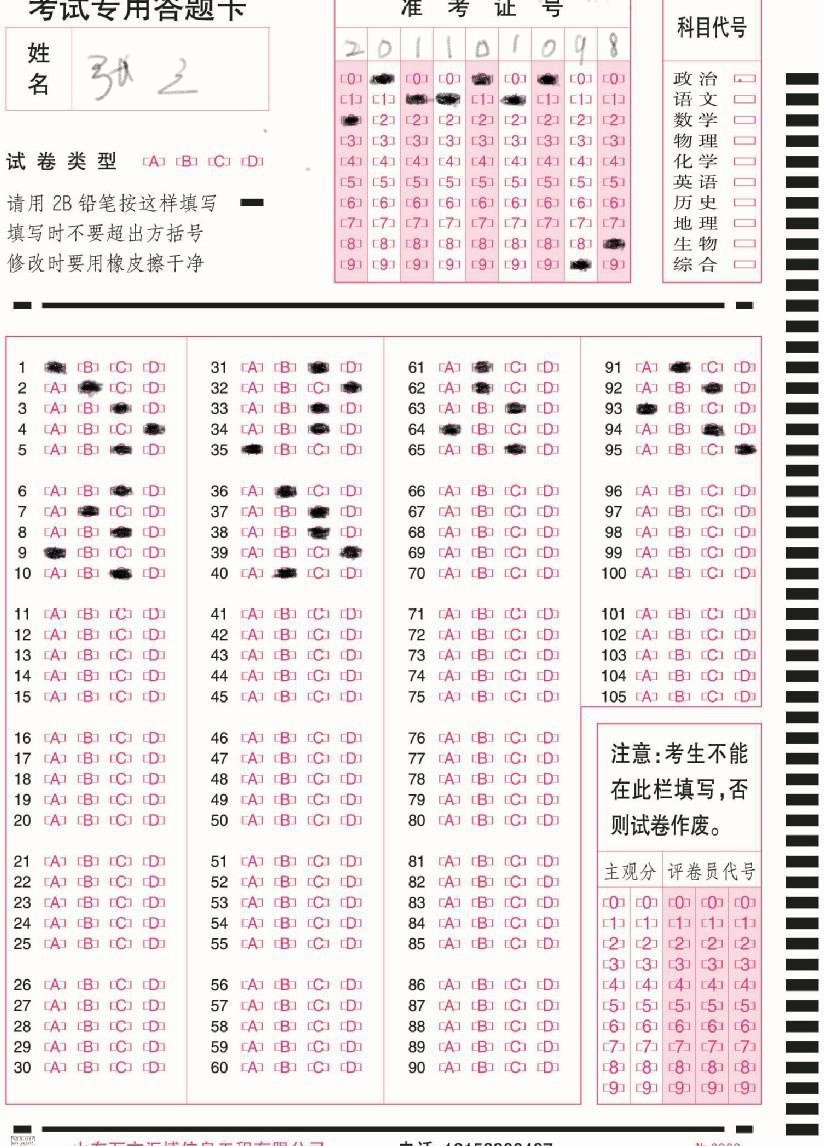
%> input picture yang.jpg, 824 x 1146 px
$ octave datika.m   (GNU Octave 9; MATLAB toolbox functions it lacks are replaced by stand-ins)
%> lines starting %> are read from the running program, lines starting %| are printed output that depends on the picture; in (x1, y1, x2, y2) boxes, pixels count from 0 and x2, y2 are one past the last pixel; in counts of white or black regions, pixels touching at a corner belong together; the program's own positions count from 1
data = imread("yang.jpg");  %答题卡
%> data is the input picture: size 1146x824x3 uint8; mean R, G, B 234.5, 227.8, 228.8
rg = imresize(data,0.5);
figure(1);
title("原图");
imshow(rg);

%
g1=rgb2gray(rg);
figure(2);
title("灰度图像");
imshow(g1);
%
g1=adapthisteq(g1);
figure(3);
title("增强对比度");
imshow(g1)
%
g1 = imadjust(g1, [0 0.6], [0 1]);   %归一化
figure(4);
title("归一化");
imshow(g1);
% %原图像灰度范围为0-255，程序将小于0的灰度值设置为0，将大于255×0.6的灰度值设置为255
%
g1 = ~im2bw(g1, graythresh(g1));     %图像二值化
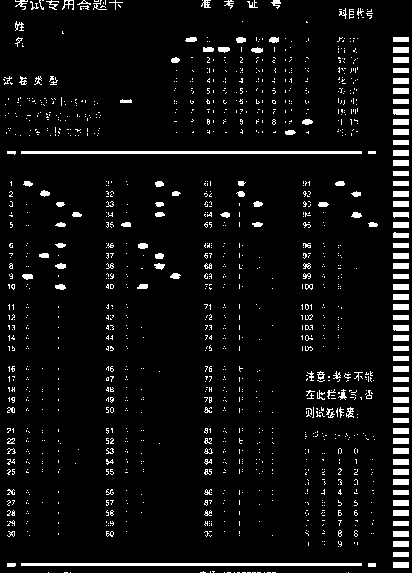
%> g1: size 573x412 logical; 6% white; 1347 white regions (1191 under 20 px), largest, box (x1, y1, x2, y2) and area: (21, 151, 362, 154) 1023, (21, 563, 362, 566) 1023, (393, 47, 409, 53) 96
figure(5);
title("反二值化图像");
imshow(g1);

% %hough变换
figure(6);
imshow(g1);
hold on;
[H, T, R] = hough(g1);  %输入二值图像 返回 H-霍夫空间，T-theta角度，R-p半径
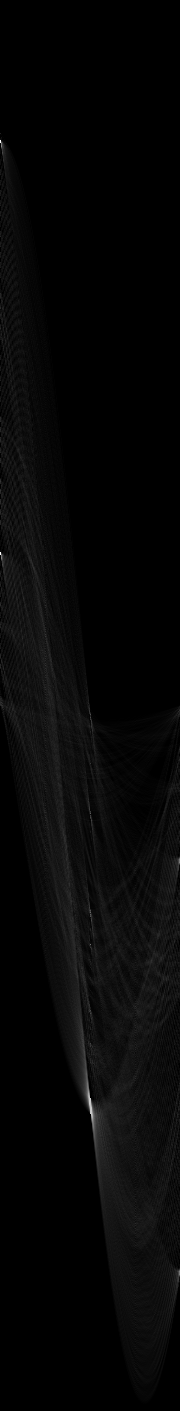
%> H: size 1411x180 double; min 0, max 374, mean 10; drawn with min black and max white
%> T = 180 values from -90 to 89; R = 1411 values from -705 to 705
P = houghpeaks(H, 4, 'threshold', ceil(0.3*max(H(:))));  %输入霍夫空间和极值数量，返回极值的坐标
%> P = [141 1; 553 1; 1100 91; 1116 92]
lines = houghlines(g1, T, R, P, 'FillGap', 50, 'MinLength', 7);
%> lines = 12 lines; longest, point1 to point2 (x, y): (395, 38) to (395, 568), (8, 566) to (409, 566), (8, 154) to (409, 154), (404, 378) to (404, 434), (402, 492) to (402, 547), (406, 264) to (406, 319)
%FillGap是一个正实数，用来表示同一图像中两条线段的距离。当两条线的距离小于这个指定值时，
%houghlines函数就会将这两条线合并成一条线
%MinLength是一个正实数，用来确定是否保存线条。如果线条的长度小于这个值，线条将会被擦除，否则就保存。
%返回lines是一个包含图像中线段（首末点、半径和角度）4个元素的结构体）
%调用格式lines.point1 lines.point2 lines.theta lines.rho
max_len = 0;
for k = 1 : length(lines)
    xy = [lines(k).point1; lines(k).point2];
    len = norm(lines(k).point1-lines(k).point2);
    Len(k) = len;
    if len > max_len
        max_len = len;
        y_long = xy;
    end
    XY{k} = xy; % 存储直线信息
end
%> this loop made 12 passes
%> (len, max_len, y_long) on passes 1, 3: (401, 401, [8 566; 409 566]), (530, 530, [395 38; 395 568])
%> (xy, len) on passes 2, 4, 5, 6, 7, 8: ([8 154; 409 154], 401), ([401 553; 401 568], 15), ([402 492; 402 547], 55), ([403 439; 403 491], 52), ([404 378; 404 434], 56), ([405 320; 405 372], 52)
%> after the loop, Len = [401 401 530 15 55 52 56 52 55 53 54 54]; XY = 12 items
[Len, ind] = sort(Len(:), 'descend'); % 按长度排序
%> Len = [530; 401; 401; 56; 55; 55; 54; 54; 53; 52; 52; 15]; ind = [3; 1; 2; 7; 5; 9; 11; 12; 10; 6; 8; 4]
% 直线信息排序
for i = 1 : length(ind)
    XYn{i} = XY{ind(i)};
end
%> this loop made 12 passes
%> after the loop, XYn = 12 items
xy_long = XYn{1};
%> xy_long = [395 38; 395 568]
x = xy_long(:, 1);
%> x = [395; 395]
y = xy_long(:, 2);
%> y = [38; 568]
if abs(diff(x)) < abs(diff(y))
    x = [mean(x); mean(x)];
else
    y = [0.7*y(1)+0.3*y(2); 0.3*y(1)+0.7*y(2)];
end
xy_long = [x y];
plot(xy_long(:,1), xy_long(:,2), 'LineWidth', 2, 'Color', 'r');
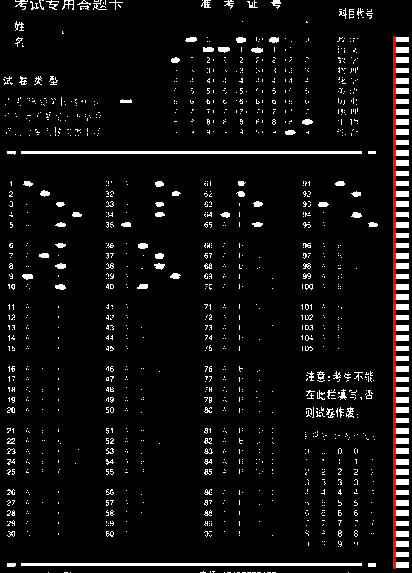
%> figure redrawn from the program's plot data
%
zkz = g1;
da = g1;
mid = XYn{3};  %中间直线坐标
%> mid = [8 154; 409 154]
bot = XYn{4};  %底部直线坐标
%> bot = [404 378; 404 434]
if mid(1, 2) > bot(1, 2)
    t = mid;
    mid = bot;
    bot = t;
end
zkz(mid(1, 2) : 1 : bot(1, 2), :) = 0;
%> zkz: size 573x412 logical; 3.8% white; 939 white regions (848 under 20 px), largest, box (x1, y1, x2, y2) and area: (21, 563, 362, 566) 1023, (21, 151, 362, 153) 682, (393, 47, 409, 53) 96
da(1 : mid(1, 2), :) = 0;
%> da: size 573x412 logical; 4.1% white; 921 white regions (810 under 20 px), largest, box (x1, y1, x2, y2) and area: (21, 563, 362, 566) 1023, (393, 160, 409, 166) 96, (393, 191, 409, 197) 96
figure(7);
title("答案部分");
imshow(da);

%答题卡部分处理
p = round(0.01*numel(da)/70);
%> p = 34
da = bwareaopen(da,p);
da(350:end,bot(1,1):bot(2,1)-20) = 0;
da(291:end,:) = 0;
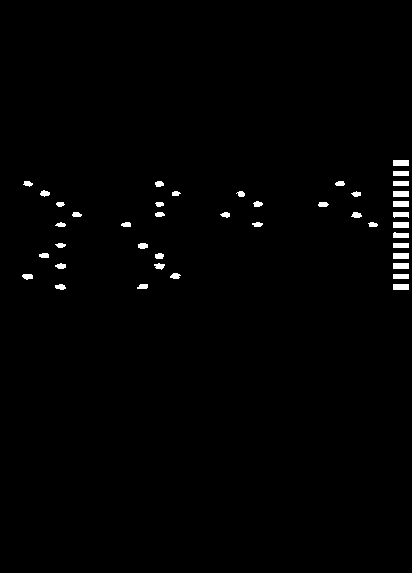
%> da: size 573x412 logical; 1% white; 42 white regions

% imshow(da);
% hold on;
[L1, num1] = bwlabel(da);%计算答题部分连通区域 按默认为8计算 区域内方框个数
%> L1: size 573x412 double; 43 distinct labels, from 0 to 42
%> num1 = 42
stats1 = regionprops(L1);%给出每个方框的重心
%> stats1 = 42 regions; largest, box (x1, y1, x2, y2), Area and Centroid: (393, 160, 409, 166) 96 [401.5 163.5], (393, 191, 409, 197) 96 [401.5 194.5], (393, 201, 409, 207) 96 [401.5 204.5], (393, 222, 409, 228) 96 [401.5 225.5], (393, 253, 409, 259) 96 [401.5 256.5]
%
Y = [];
for i=32:length(stats1)
    Y(i-31) = stats1(i).Centroid(2);
end
%> this loop made 11 passes
%> after the loop, Y = [184 194.5 204.5 215.1 225.5 235.9 246 256.5 266.5 277 287.5]
xa1 = 28.5; xa2 = 127;xa3 =226;xa4 = 323;
A = [xa1,xa2,xa3,xa4];
xb1 = 45;xb2 = 143.5;xb3=241;xb4 = 340;
B=[xb1,xb2,xb3,xb4];
xc1 = 61; xc2 = 160;xc3 = 258;xc4 = 356;
C = [xc1,xc2,xc3,xc4];
xd1 = 77;xd2 = 175;xd3 = 373;
D = [xd1,xd2,xd3];
%
figure(8);
title("答题卡答案识别");
imshow(rg,[]);
hold on;
%A
for i =1:length(A)
    for j = 1:length(stats1)
        if stats1(j).Centroid(1)<401
            if A(i) - 3 <stats1(j).Centroid(1) && stats1(j).Centroid(1) < A(i) + 3
                for t = 1:length(Y)
                    if Y(t) - 3 < stats1(j).Centroid(2) && stats1(j).Centroid(2) < Y(t) +3
                        text(A(i)+2,Y(t)+2,'A','color','b')
                    end
                end
            end
        end
    end
end

%B
for i =1:length(B)
    for j = 1:length(stats1)
        if stats1(j).Centroid(1)<401
            if B(i) - 1 <stats1(j).Centroid(1) && stats1(j).Centroid(1) < B(i) + 1
                for t = 1:length(Y)
                    if Y(t) - 1 < stats1(j).Centroid(2) && stats1(j).Centroid(2) < Y(t) +1
                        text(B(i)+2,Y(t)+2,'B','color','b')
                    end
                end
            end
        end
    end
end
%C
for i =1:length(C)
    for j = 1:length(stats1)
        if stats1(j).Centroid(1)<401
            if C(i) - 10 <stats1(j).Centroid(1) && stats1(j).Centroid(1) < C(i) + 10
                for t = 1:length(Y)
                    if Y(t) - 1 < stats1(j).Centroid(2) && stats1(j).Centroid(2) < Y(t) +1
                        text(C(i)+2,Y(t)+2,'C','color','b')
                    end
                end
            end
        end
    end
end
%D
for i =1:length(D)
    for j = 1:length(stats1)
        if stats1(j).Centroid(1)<401
            if D(i) - 1 <stats1(j).Centroid(1) && stats1(j).Centroid(1) < D(i) + 1
                for t = 1:length(Y)
                    if Y(t) - 1 < stats1(j).Centroid(2) && stats1(j).Centroid(2) < Y(t) +1
                        text(D(i)+2,Y(t)+2,'D','color','b')
                    end
                end
            end
        end
    end
end

% %准考证部分处理
figure(9);
% title("准考证部分");
% imshow(zkz);
p = round(0.01*numel(da)/70);
da = bwareaopen(da,p);
da(350:end,bot(1,1):bot(2,1)-20) = 0;
da(291:end,:) = 0;
p = round(0.01*numel(zkz)/125);
%> p = 19
zkz = bwareaopen(zkz,p);
zkz(:,1:ceil(401/3)) = 0;
%> zkz: size 573x412 logical; 2.1% white; 65 white regions
% imshow(zkz);
[L2, num2] = bwlabel(zkz);%计算答题部分连通区域 按默认为8计算 区域内方框个数
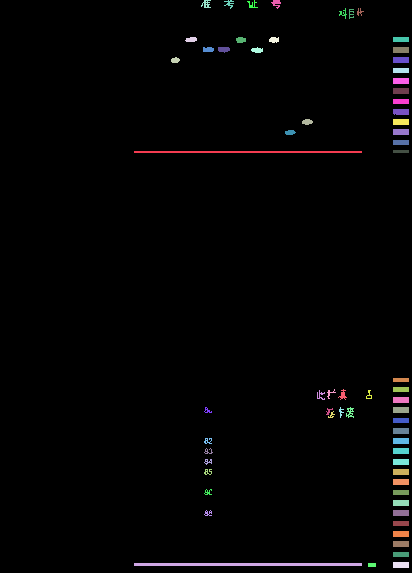
%> L2: size 573x412 double; 66 distinct labels, from 0 to 65; one colour per label, 0 black
%> num2 = 65
stats2 = regionprops(L2);%给出每个方框的重心
%> stats2 = 65 regions; largest, box (x1, y1, x2, y2), Area and Centroid: (134, 563, 362, 566) 684 [248.5 565], (134, 151, 362, 153) 456 [248.5 152.5], (393, 47, 409, 53) 96 [401.5 50.5], (393, 57, 409, 63) 96 [401.5 60.5], (393, 78, 409, 84) 96 [401.5 81.5]
Y2 = [];
for i = 1:length(stats2)
    if stats2(i).Centroid(1) > 401
        Y2(length(stats2)-i+1) = stats2(i).Centroid(2);
    end
end
%> this loop made 65 passes
%> after the loop, Y2 = 31 values, max 565.5 at index 1, min 40 at index 31, mean 327
Y2 = sort(Y2);
%> Y2 = 31 values from 40 to 565.5
y2len = length(Y2)
%> y2len = 31
zkz(1:Y2(1)-10,:) = 0;
zkz(Y2(y2len-2):end,:) = 0;
%> zkz: size 573x412 logical; 1.6% white; 54 white regions
% imshow(zkz);
[L3, num3] = bwlabel(zkz);%计算答题部分连通区域 按默认为8计算 区域内方框个数
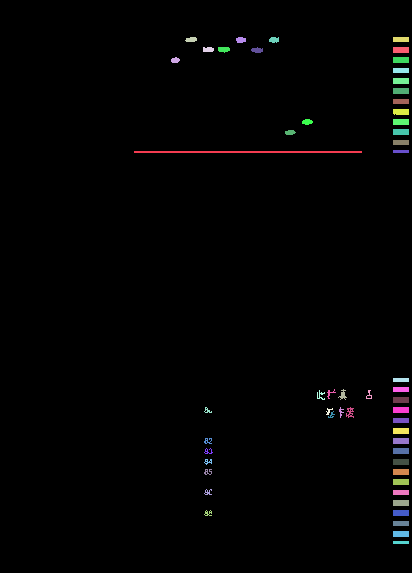
%> L3: size 573x412 double; 55 distinct labels, from 0 to 54; one colour per label, 0 black
%> num3 = 54
stats3 = regionprops(L3);%给出每个方框的重心
%> stats3 = 54 regions; largest, box (x1, y1, x2, y2), Area and Centroid: (134, 151, 362, 153) 456 [248.5 152.5], (393, 47, 409, 53) 96 [401.5 50.5], (393, 57, 409, 63) 96 [401.5 60.5], (393, 78, 409, 84) 96 [401.5 81.5], (393, 88, 409, 94) 96 [401.5 91.5]
imshow(rg,[]);
hold on;
for i = 1:length(stats3)
    if stats3(i).Centroid(1)<401
        if Y2(1)-5<stats3(i).Centroid(2) && stats3(i).Centroid(2)< Y2(1)+5
                text(stats3(i).Centroid(1)+2,Y2(1),'0','color','b')
        end
        if Y2(2)-1<stats3(i).Centroid(2) && stats3(i).Centroid(2)< Y2(2)+1
                text(stats3(i).Centroid(1)+2,Y2(2)+2,'1','color','b')
        end
        if Y2(3)-1<stats3(i).Centroid(2) && stats3(i).Centroid(2)< Y2(3)+1
                text(stats3(i).Centroid(1)+2,Y2(3)+2,'2','color','b')
        end
        if Y2(4)-1<stats3(i).Centroid(2) && stats3(i).Centroid(2)< Y2(4)+1
                text(stats3(i).Centroid(1)+2,Y2(4)+2,'3','color','b')
        end
        if Y2(5)-1<stats3(i).Centroid(2) && stats3(i).Centroid(2)< Y2(5)+1
                text(stats3(i).Centroid(1)+2,Y2(5)+2,'4','color','b')
        end
        if Y2(6)-1<stats3(i).Centroid(2) && stats3(i).Centroid(2)< Y2(6)+1
                text(stats3(i).Centroid(1)+2,Y2(6)+2,'5','color','b')
        end
        if Y2(7)-1<stats3(i).Centroid(2) && stats3(i).Centroid(2)< Y2(7)+1
                text(stats3(i).Centroid(1)+2,Y2(7)+2,'6','color','b')
        end
        if Y2(8)-1<stats3(i).Centroid(2) && stats3(i).Centroid(2)< Y2(8)+1
                text(stats3(i).Centroid(1)+2,Y2(8)+2,'7','color','b')
        end
        if Y2(9)-1<stats3(i).Centroid(2) && stats3(i).Centroid(2)< Y2(9)+1
                text(stats3(i).Centroid(1)+2,Y2(8)+2,'8','color','b')
        end
        if Y2(10)-1<stats3(i).Centroid(2) && stats3(i).Centroid(2)< Y2(10)+1
                text(stats3(i).Centroid(1)+2,Y2(10)+2,'9','color','b')
        end
    end
end
%> this loop made 54 passes
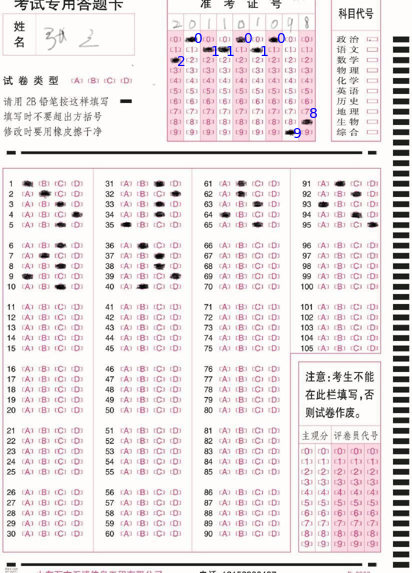
%> figure redrawn from the program's plot data
